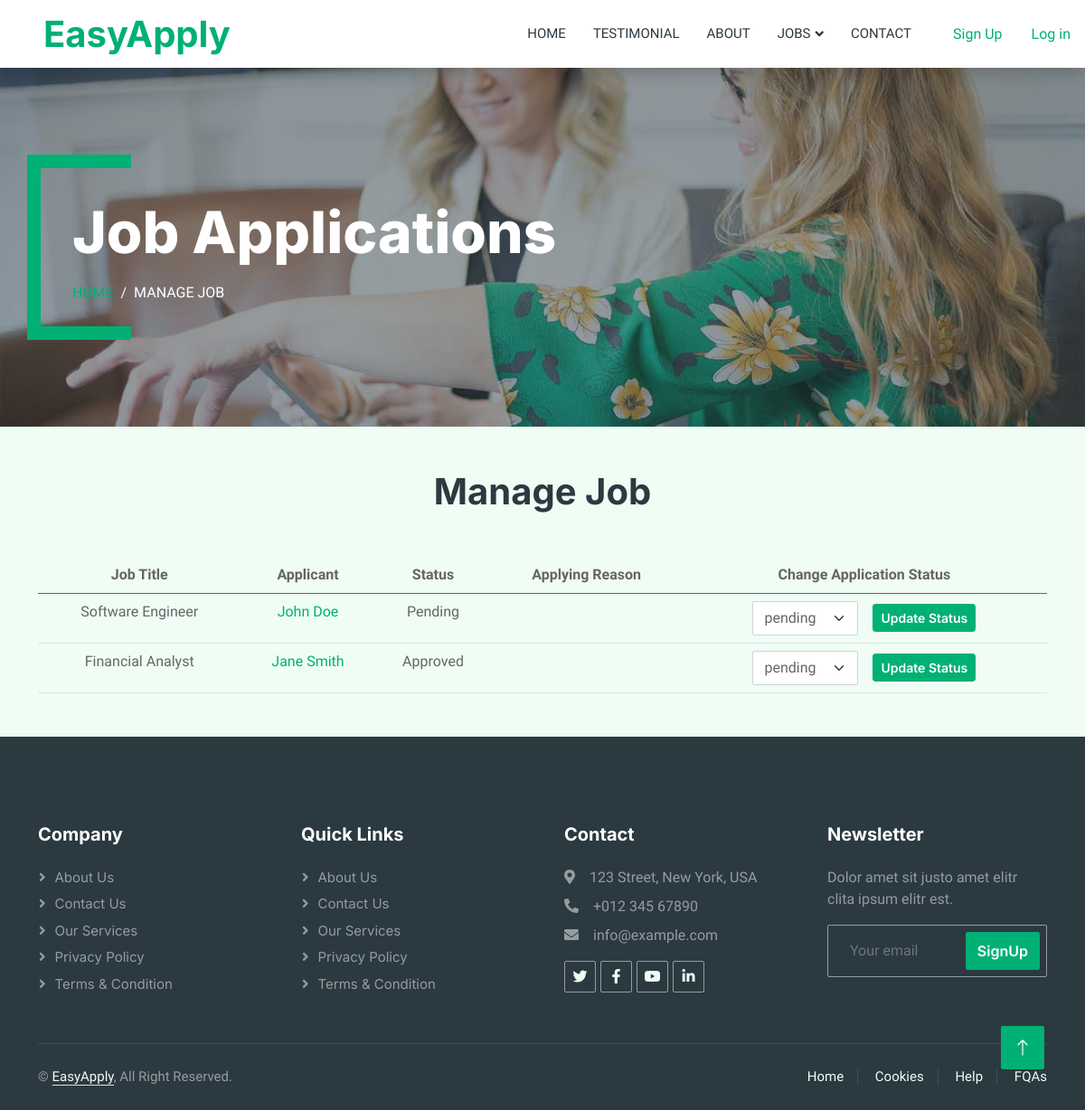
The page /organizations/job-apps?id=2 (signed in) on the database as committed earlier.
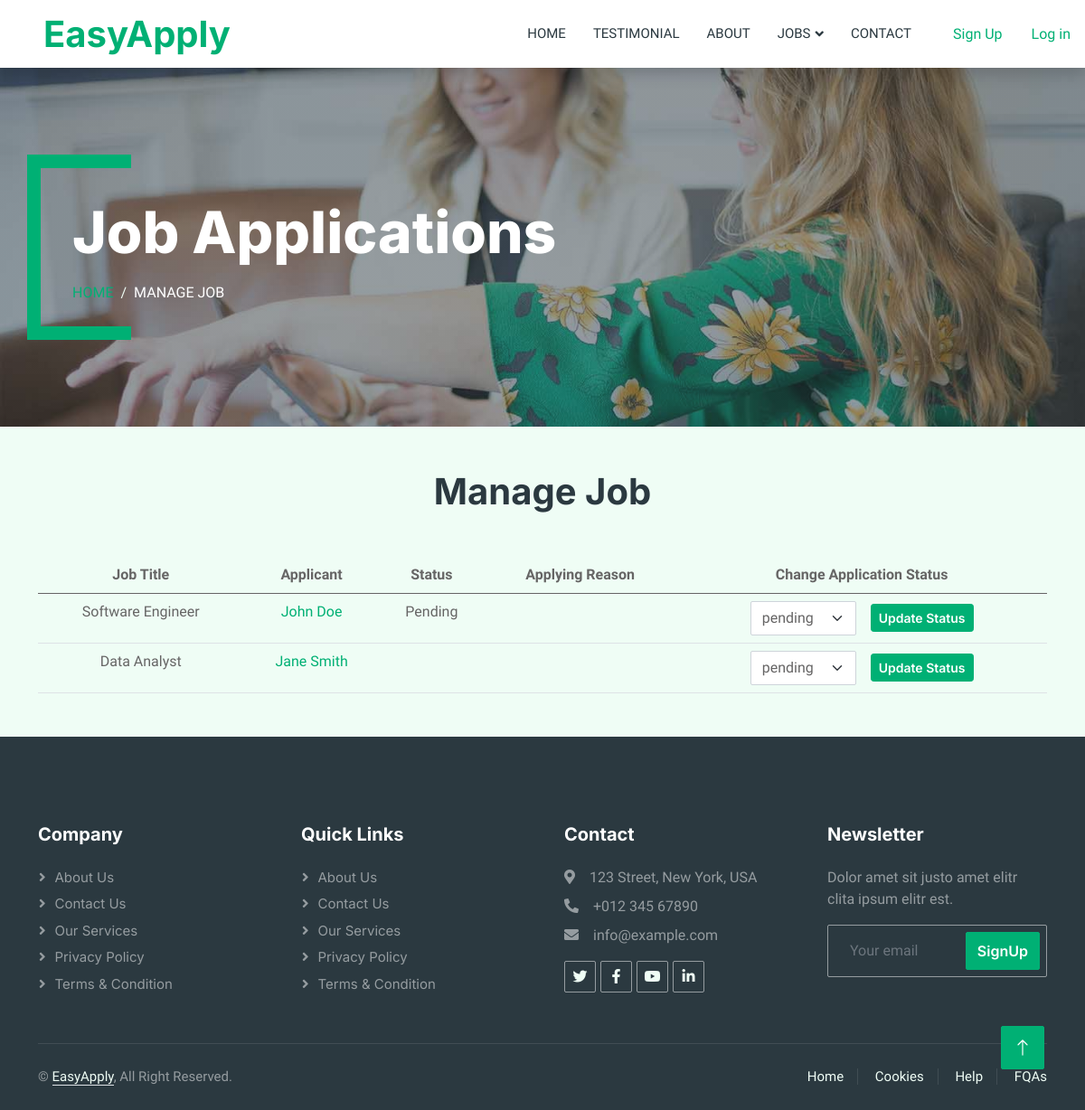
The same page on the database as committed later.
### tables this page shows
CREATE TABLE applies (
	id BIGINT UNSIGNED AUTO_INCREMENT PRIMARY KEY,
    applicant_id BIGINT UNSIGNED,
    job_id BIGINT UNSIGNED,
    status ENUM('pending', 'approved', 'rejected'),
    reason TEXT,
    created_at TIMESTAMP DEFAULT now(),
    updated_at TIMESTAMP DEFAULT now() on update now(),
    FOREIGN KEY (applicant_id) REFERENCES applicants(id) ON DELETE CASCADE ON UPDATE CASCADE,
    FOREIGN KEY (job_id) REFERENCES jobs(id) ON DELETE CASCADE ON UPDATE CASCADE
);

CREATE TABLE jobs (
    id BIGINT UNSIGNED AUTO_INCREMENT PRIMARY KEY,
    org_id BIGINT UNSIGNED,
    title VARCHAR(100) NOT NULL,
    description TEXT,
    open_vacancies SMALLINT,
    hired SMALLINT,
    applied SMALLINT,
    job_status ENUM('Closed', 'Open'),
    level ENUM('Entry Level', 'Junior', 'Mid Level' , 'Senior', 'Lead'),
    exp_years TINYINT,
    city_id BIGINT UNSIGNED,
    location_type ENUM('Remote', 'Hybrid' , 'Onsite'),
    salary_max DECIMAL(10, 2),
    salary_min DECIMAL(10, 2),
    gender ENUM('Male', 'Female', 'Any'),
    emp_type ENUM('Part Time', 'Full Time'),
    category_id BIGINT UNSIGNED,
    requirements TEXT,
    created_at TIMESTAMP DEFAULT now(),
    updated_at TIMESTAMP DEFAULT now() on update now(),
    expiry_date TIMESTAMP AS (DATE_ADD(created_at,INTERVAL 5 MONTH)),
    FOREIGN KEY (org_id) REFERENCES organizations(id) ON DELETE CASCADE ON UPDATE CASCADE,
    FOREIGN KEY (city_id) REFERENCES cities(id) ON DELETE SET NULL ON UPDATE CASCADE,
    FOREIGN KEY (category_id) REFERENCES categories(id) ON DELETE CASCADE ON UPDATE CASCADE
);

### App/Controllers/OrganizationController.php (called while the page is built, shortened)
<?php
class OrganizationController
{
    protected $db;
    public function __construct()
    {
        $config = require basePath('config/db.php');
        $this->db = new Database($config);
    }
    public function applications()
    {
        $id = $_GET['id'];
        $job = $this->db->query('SELECT * FROM jobs WHERE id =' . $id . '')->fetch();
        $applications = $this->db->query('SELECT
        a.id as applicant_id,
        j.title AS job_title,
        CONCAT(a.first_name, " ", a.last_name) AS applicant_name,
        ap.status AS status,
        ap.reason AS reason
        FROM
        applies ap
        JOIN
        jobs j ON ap.job_id = j.id
        JOIN
        applicants a ON ap.applicant_id = a.id;')->fetchAll();
        $status = $this->db->query("SHOW COLUMNS FROM applies WHERE Field = 'status'");
        if ($status->rowCount() > 0) {
            $row = $status->fetch(PDO::FETCH_ASSOC);
            $status_values = explode(",", str_replace("'", "", substr($row['Type'], 5, -1)));
        }
        view('organizations/jobs-apps', [
            'job' => $job,
            'applications' => $applications,
            'status_values' => $status_values,
        ]);
    }
}

### public/index.php (called while the page is built, shortened)
<?php
require '../helpers.php';
$router = new Router();
$uri = parse_url($_SERVER['REQUEST_URI'], PHP_URL_PATH);
$router->route($uri);

### config/db.php (called while the page is built)
<?php
return [
    'host' => 'localhost',
    'port' => 3306,
    'dbname' => 'easy_apply',
    'username' => 'root',
    'password' => 'root',
];

### Framework/Database.php (called while the page is built, shortened)
<?php
class Database
{
    public $connection;
    public function __construct($config)
    {
        $dsn = "mysql:host={$config['host']};port={$config['port']};dbname={$config['dbname']}";
        try {
            $this->connection = new PDO($dsn, $config["username"], $config["password"]);
        } catch (PDOException $error) {
            throw new Exception("Database connetion failed: {$error->getMessage()}");
        }
    }
    public function query($query, $params = [])
    {
        try {
            $stmt = $this->connection->prepare($query);
            $stmt->execute($params);
            return $stmt;
        } catch (PDOException $error) {
            throw new Exception("Query failed to execute: {$error->getMessage()}");
        }
    }
}

### App/views/organizations/jobs-apps.view.php (the view, shortened to what the changed rows need)
<div class="container-fluid py-5 bg-dark page-header mb-5">
        <div class="container my-5 pt-5 pb-4">
                <h1 class="display-3 text-white mb-3 animated slideInDown">Job Applications</h1>
                <nav aria-label="breadcrumb">
                        <ol class="breadcrumb text-uppercase">
                                <li class="breadcrumb-item"><a href="/">Home</a></li>
                                <li class="breadcrumb-item text-white active" aria-current="page">Manage Job</li>
                        </ol>
                </nav>
        </div>
</div>
<div class="container my-5">
        <h1 class="text-center mb-5 wow fadeInUp" data-wow-delay="0.1s">Manage Job</h1>
        <table class="table text-center">
                <thead>
                        <tr>
                                <th scope="col">Job Title</th>
                                <th scope="col">Applicant</th>
                                <th scope="col">Status</th>
                                <th scope="col">Applying Reason</th>
                                <th scope="col">Change Application Status</th>
                        </tr>
                </thead>
                <tbody>
                        <?php foreach ($applications as $application): ?>
                                <tr>
                                        <td>
                                                <?= $application['job_title'] ?>
                                        </td>
                                        <td>
                                                <a class="text-capitalize"
                                                        href="/applicants/show?id=<?= $application['applicant_id'] ?>">
                                                        <?= $application['applicant_name'] ?>
                                                </a>
                                        </td>
                                        <td class="text-capitalize">
                                                <?= $application['status'] ?>
                                        </td>
                                        <td>
                                        </td>
                                        <td>
                                                <form method="post" action="/organizations/updateStatus?id=<?= $job['id'] ?>">
                                                        <div class="row g-3 align-items-center justify-content-center">
                                                                <div class="col-auto">
                                                                        <select name="new_status" class="form-select">
                                                                                <?php foreach ($status_values as $status_value): ?>
                                                                                        <option class="text-capitalize"
                                                                                                value="<?= $status_value ?>">
                                                                                                <?= $status_value ?>
                                                                                        </option>
                                                                                <?php endforeach ?>
                                                                        </select>
                                                                </div>
                                                                <div class="col-auto">
                                                                        <button type="submit"
                                                                                class="btn btn-sm btn-primary rounded-1">Update
                                                                                Status</button>
                                                                </div>
                                                        </div>
                                                </form>
                                        </td>
                                </tr>
                        <?php endforeach ?>
                </tbody>
        </table>
</div>

### Framework/Router.php (shortened to what the changed rows need)
<?php
class Router
{
    protected $routes = [];
    public function registerRoute($method, $uri, $action)
    {
        list($controller, $controllerMethod) = explode('@', $action);
        $this->routes[] = [
            'method' => $method,
            'uri' => $uri,
            'controller' => $controller,
            'controllerMethod' => $controllerMethod,
        ];
    }
    public function route($uri)
    {
        $requestMethod = $_SERVER['REQUEST_METHOD'];
        foreach ($this->routes as $route) {
            if ($route['uri'] === $uri && $route['method'] === $requestMethod) {
                $controllerMethod = $route['controllerMethod'];
                $controllerInstance = new $controller();
                $controllerInstance->$controllerMethod();
                return;
            }
        }
    }
}

Rows that differ between the two databases and show on the page:
changed applies: job.title "Financial Analyst" → "Data Analyst"
Other text that changed with them:
list line gone: "Approved"
